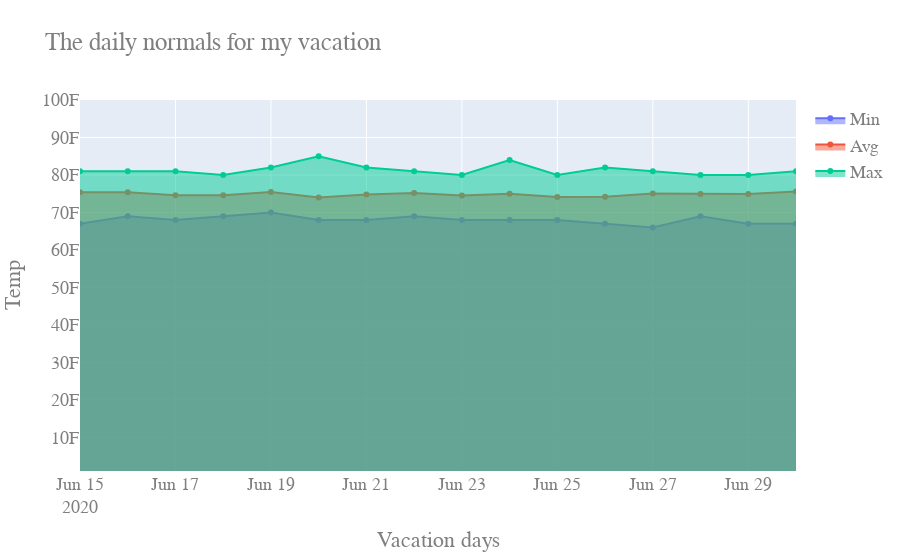

The notebook cell this image was saved under:
### Code cell
x = normals_inte_df['date']

fig = go.Figure()
fig.add_trace(go.Scatter(x=x, y=normals_inte_df['tmin'], name="Min",  fill='tozeroy')) # fill down to xaxis
fig.add_trace(go.Scatter(x=x, y=normals_inte_df['tavg'], name="Avg", fill='tozeroy')) # fill to trace0 y
fig.add_trace(go.Scatter(x=x, y=normals_inte_df['tmax'], name="Max", fill='tozeroy')) # fill down to xaxis

fig.update_layout(
    title="The daily normals for my vacation",
    xaxis_title="Vacation days",
    yaxis_title="Temp",
    yaxis=dict(
        type='linear',
        range=[1, 100],
        ticksuffix='F'),
    font=dict(
        family="Courier New, monospace",
        size=18,
        color="#7f7f7f"
    )
)


fig.show()

### Figure 1 — Plotly figure (JSON) as saved in the notebook; plotly's stock layout.template omitted (floating-point values rounded to 4 significant figures)
{"data": [{"fill": "tozeroy", "name": "Min", "type": "scatter", "x": ["2020-06-15T00:00:00", "2020-06-16T00:00:00", "2020-06-17T00:00:00", "2020-06-18T00:00:00", "2020-06-19T00:00:00", "2020-06-20T00:00:00", "2020-06-21T00:00:00", "2020-06-22T00:00:00", "2020-06-23T00:00:00", "2020-06-24T00:00:00", "2020-06-25T00:00:00", "2020-06-26T00:00:00", "2020-06-27T00:00:00", "2020-06-28T00:00:00", "2020-06-29T00:00:00", "2020-06-30T00:00:00"], "y": [67, 69, 68, 69, 70, 68, 68, 69, 68, 68, 68, 67, 66, 69, 67, 67]}, {"fill": "tozeroy", "name": "Avg", "type": "scatter", "x": ["2020-06-15T00:00:00", "2020-06-16T00:00:00", "2020-06-17T00:00:00", "2020-06-18T00:00:00", "2020-06-19T00:00:00", "2020-06-20T00:00:00", "2020-06-21T00:00:00", "2020-06-22T00:00:00", "2020-06-23T00:00:00", "2020-06-24T00:00:00", "2020-06-25T00:00:00", "2020-06-26T00:00:00", "2020-06-27T00:00:00", "2020-06-28T00:00:00", "2020-06-29T00:00:00", "2020-06-30T00:00:00"], "y": [75.4, 75.41, 74.59, 74.6, 75.44, 73.96, 74.76, 75.16, 74.54, 74.96, 74.1, 74.21, 75.02, 74.89, 74.92, 75.6]}, {"fill": "tozeroy", "name": "Max", "type": "scatter", "x": ["2020-06-15T00:00:00", "2020-06-16T00:00:00", "2020-06-17T00:00:00", "2020-06-18T00:00:00", "2020-06-19T00:00:00", "2020-06-20T00:00:00", "2020-06-21T00:00:00", "2020-06-22T00:00:00", "2020-06-23T00:00:00", "2020-06-24T00:00:00", "2020-06-25T00:00:00", "2020-06-26T00:00:00", "2020-06-27T00:00:00", "2020-06-28T00:00:00", "2020-06-29T00:00:00", "2020-06-30T00:00:00"], "y": [81, 81, 81, 80, 82, 85, 82, 81, 80, 84, 80, 82, 81, 80, 80, 81]}], "layout": {"font": {"color": "#7f7f7f", "family": "Courier New, monospace", "size": 18}, "title": {"text": "The daily normals for my vacation"}, "xaxis": {"title": {"text": "Vacation days"}}, "yaxis": {"range": [1, 100], "ticksuffix": "F", "title": {"text": "Temp"}, "type": "linear"}}}
